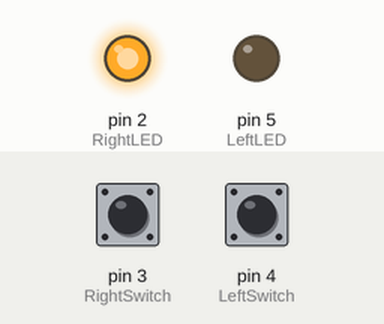
The sketch below on a simulated Arduino Uno, built with avr-gcc and run on an emulated ATmega328P. Parts: output pins drawn as LEDs (lit = HIGH). The inputs (shaded band) are chosen by the test bench; at power-on: pin 3 (RightSwitch) HIGH, pin 4 (LeftSwitch) HIGH.

Above: at 1.2 s.
1.3 s: pin 3 (RightSwitch) pulled LOW for 0.15 s
At 1.37 s:
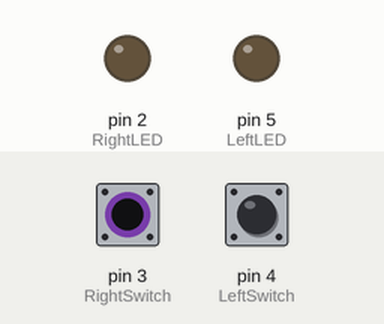
2.9 s: pin 4 (LeftSwitch) pulled LOW for 0.15 s
At 2.97 s:
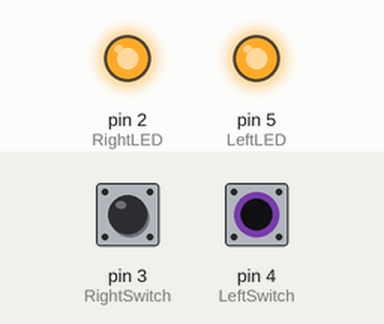
4.5 s: pin 4 (LeftSwitch) pulled LOW for 3.2 s
At 8.1 s:
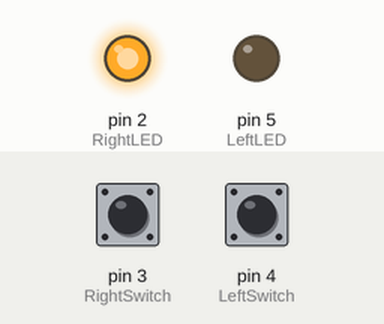
9.2 s: pin 3 (RightSwitch) pulled LOW for 3.2 s
At 10.4 s:
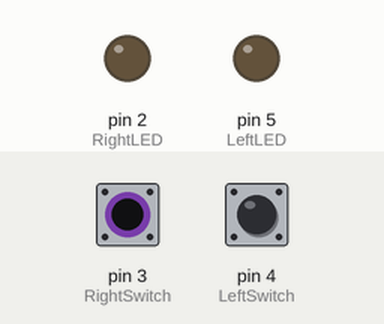
13.9 s: pin 3 (RightSwitch) driven LOW and pin 4 (LeftSwitch) driven LOW
At 15.2 s:
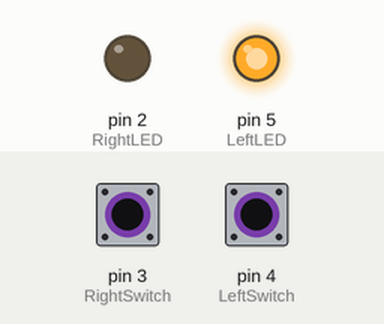
Timing chart, 0 to 16.4 s (numbered marks = the images above; inputs shaded):
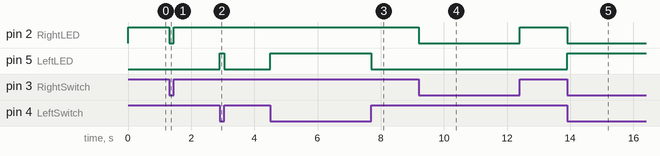

Measured:
- after the input at 1.3 s, pin 2 (RightLED): HIGH → LOW at once, → HIGH 0.15 s later
- after the input at 2.9 s, pin 5 (LeftLED): LOW → HIGH at once, → LOW 0.15 s later
- after the input at 4.5 s, pin 5 (LeftLED): LOW → HIGH at once, → LOW 3.2 s later
- after the input at 9.2 s, pin 2 (RightLED): HIGH → LOW at once, → HIGH 3.2 s later
- after the input at 13.9 s, pin 2 (RightLED): HIGH → LOW at once; pin 5 (LeftLED): LOW → HIGH at once

The sketch:

Lesson02_IfELseExample.ino
```cpp
/*
   Exercise to help understand if-then-else
*/
int LeftLED = 5;
int LeftSwitch = 4;
int RightSwitch = 3;
int RightLED = 2;

void setup() {
  pinMode(LeftLED, OUTPUT);
  pinMode(RightLED, OUTPUT);
  pinMode(LeftSwitch, INPUT_PULLUP);
  pinMode(RightSwitch, INPUT_PULLUP);
}

void loop() {

  int Left = digitalRead(LeftSwitch);
  int Right = digitalRead(RightSwitch);

  if (Left == LOW) { //note reverse logic due to Pullup resistor
    digitalWrite(LeftLED, HIGH);
  }
  if (Left == HIGH) {
    digitalWrite(LeftLED, LOW);
  }
  if (Right == HIGH) {
    digitalWrite(RightLED, HIGH);
  }
  if (Right == LOW) {
    digitalWrite(RightLED, LOW);
  }
}
```
